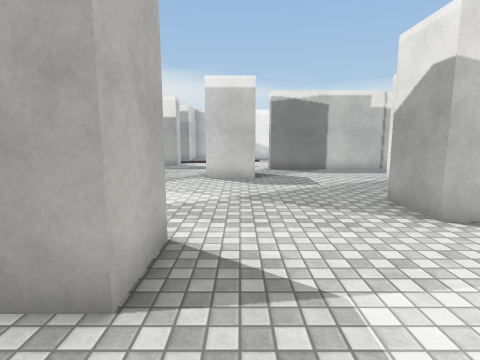
[1] (above)

23 first-person views from a walk through a scene from a Unity 3-D project. The camera is 1.5 m above the floor, tilts 8° down and sees 80° across. The floor is counted in squares, 1 m on a side. Each view is taken from the middle of a square. On the plan, view 1 faces up. The plan holds only what a view shows up to about 14 squares ahead; the rest is blank. The place goes on beyond the plan. The player is left out. Surface patterns are stand-ins for the level's own textures.

[2]
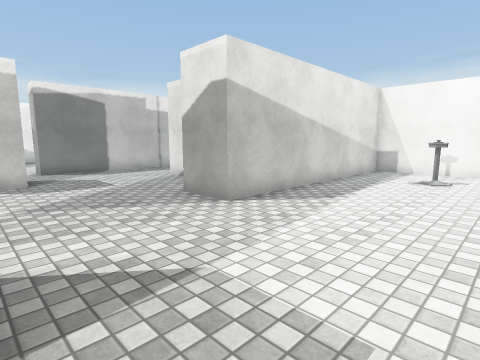

[3]
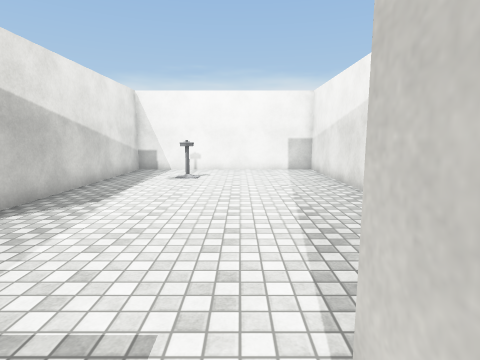

[4]
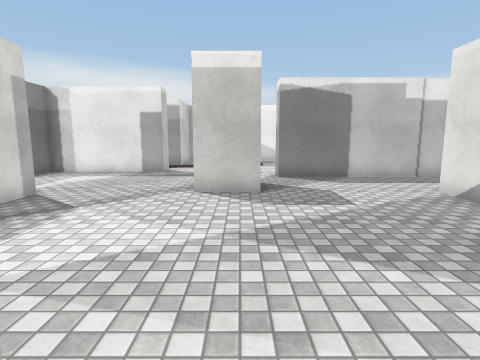

[5]
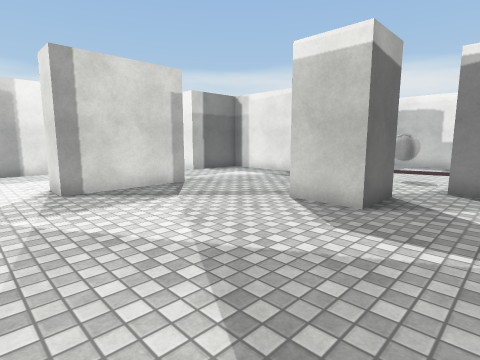

[6]
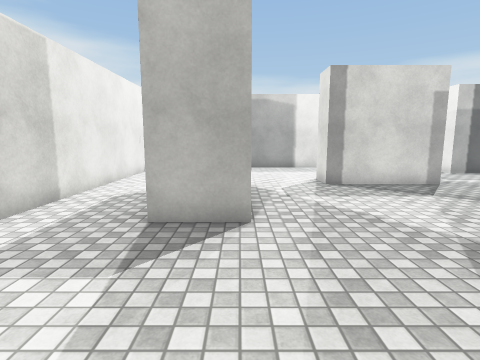

[7]
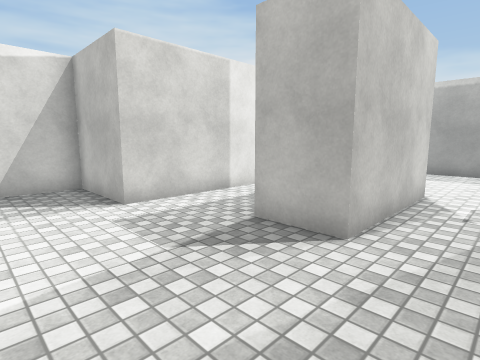

[8]
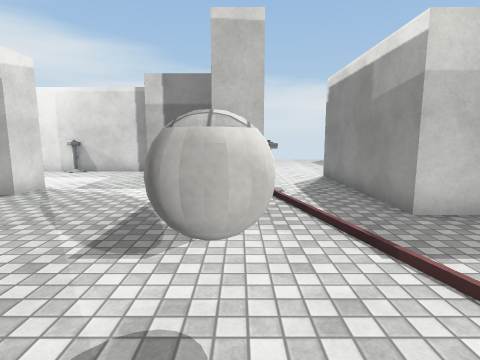

[9]
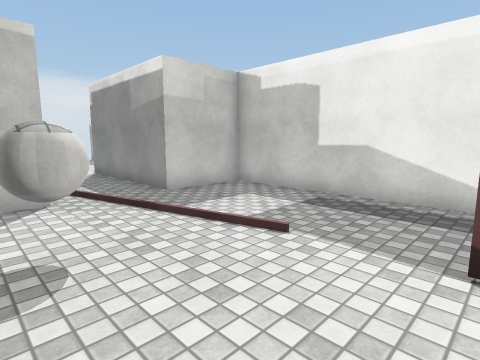

[10]
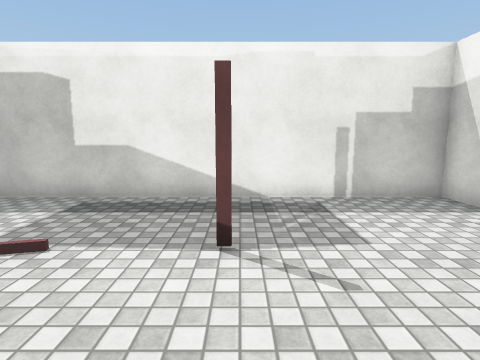

[11]
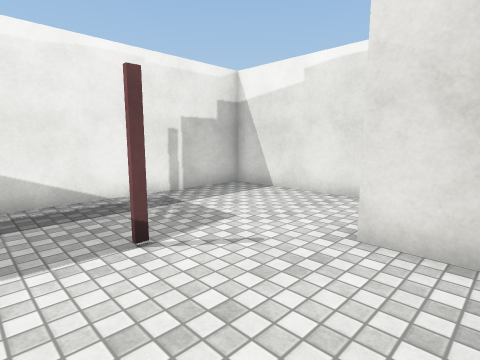

[12]
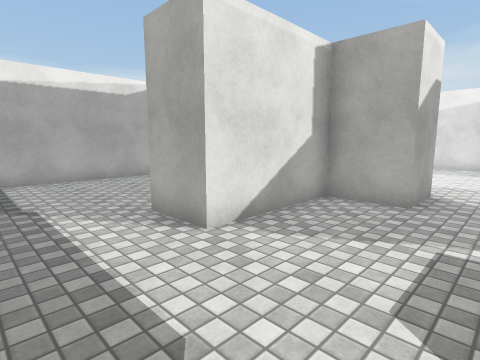

[13]
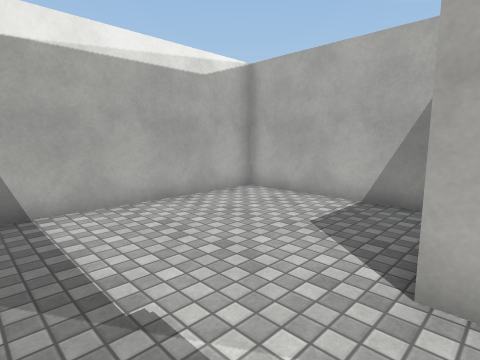

[14]
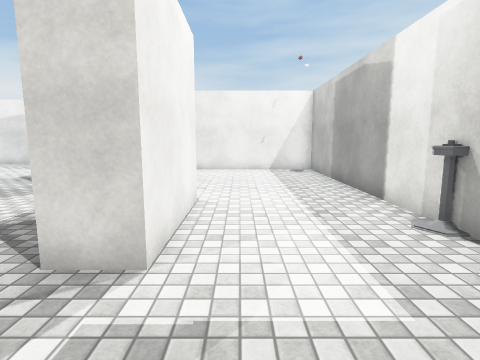

[15]
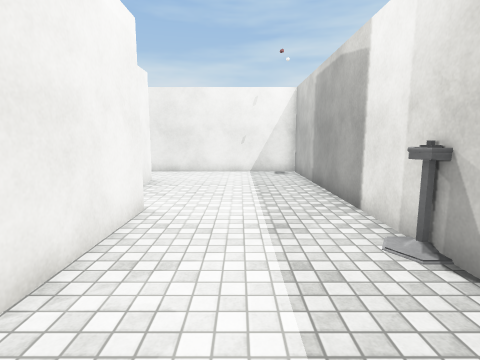

[16]
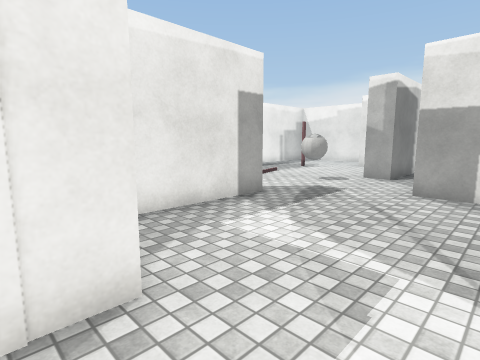

[17]
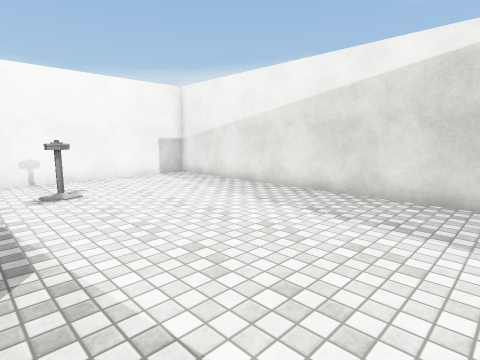

[18]
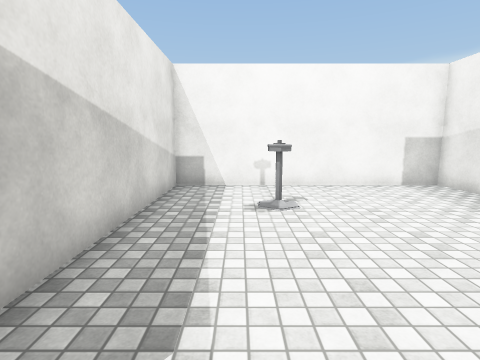

[19]
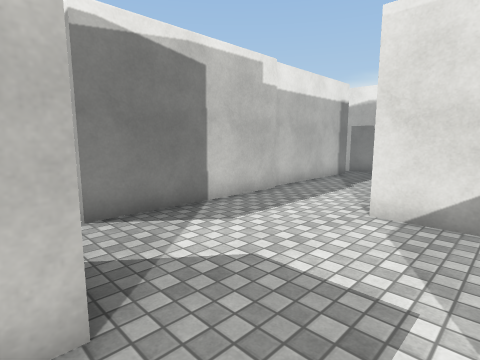

[20]
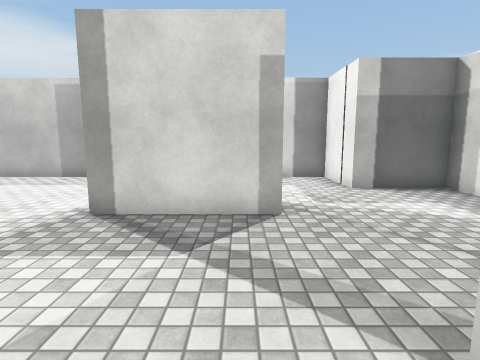

[21]
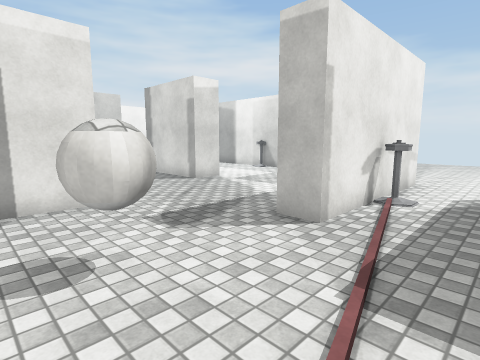

[22]
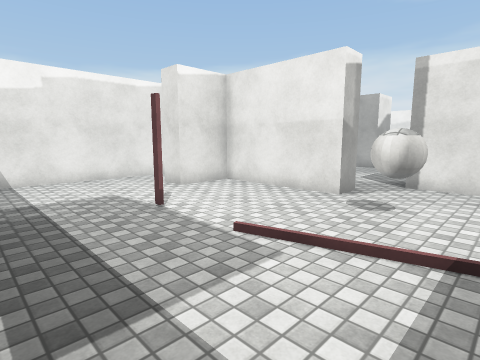

[23]
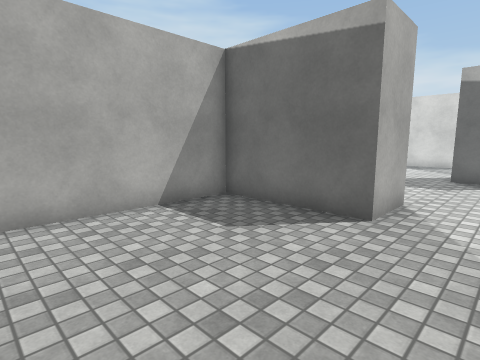

### Floor plan
Ten units are one square. View 1 is at (0, 0); x grows to the right and y downward. Boxes are objects, and circles mark ways between rooms. Rooms are numbered by the first view taken in them; rooms with no view inside come last. Other rooms are left out.
<svg viewBox="-121 -240 261 281">
<path fill="none" stroke="#000" d="M-13 -116 -13 -131 6 -131 6 -112 -14 -112M72 -145 16 -145 16 -155 62 -155 62 -177 72 -177M94 -164 94 -235 -36 -235 -36 -205 -99 -205M-69 -108 -57 -108 -57 -69 -69 -69M-58 -42 -11 -42 -11 -23 -21 -23M126 -147 72 -147M-64 6 3 6 3 36 135 36 135 -51 37 -51 37 -70 57 -70 57 -111 76 -111 76 -70 135 -70 135 -152M-99 -175 -36 -175 -36 -165 -88 -165 -88 -135M-69 -69 -69 -108M-57 -22 -57 -34M-88 -135 -116 -135 -116 6 -64 6"/>
<rect x="-75" y="-185" width="20" height="10" fill="#bbb"><title>other object</title></rect>
<rect x="-15" y="-175" width="20" height="20" fill="#bbb"><title>ball</title></rect>
<rect x="95" y="-25" width="20" height="10" fill="#bbb"><title>other object</title></rect>
<rect x="-115" y="-95" width="10" height="10" fill="#bbb"><title>other object</title></rect>
<circle cx="-55" cy="-5" r="3" fill="#2a7"/>
<circle cx="-60" cy="-55" r="3" fill="#2a7"/>
<circle cx="-75" cy="-125" r="3" fill="#2a7"/>
<text x="30" y="-100">1</text>
<text x="-90" y="-60">2</text>
</svg>
Room 1 opens to room 2.

Where each view was taken, in squares from view 1:
view 1: 0 up, 0 right, facing up
view 2: 0 up, 1 left, facing up-right
view 3: 0 up, 1 left, facing right
view 4: 3 up, 0 right, facing up
view 5: 5 up, 3 right, facing up-left
view 6: 4 up, 4 right, facing left
view 7: 6 up, 3 right, facing down-left
view 8: 17 up, 2 right, facing left
view 9: 16 up, 4 right, facing up-left
view 10: 16 up, 4 right, facing up
view 11: 16 up, 2 right, facing up-right
view 12: 14 up, 2 right, facing down-right
view 13: 14 up, 7 right, facing down-right
view 14: 14 up, 8 left, facing down
view 15: 13 up, 9 left, facing down
view 16: 11 up, 10 left, facing up-right
view 17: 4 up, 2 right, facing down-right
view 18: 3 up, 4 right, facing right
view 19: 9 up, 0 right, facing up-right
view 20: 10 up, 0 right, facing left
view 21: 20 up, 1 right, facing down-left
view 22: 23 up, 2 left, facing down-right
view 23: 13 up, 13 right, facing down-left
